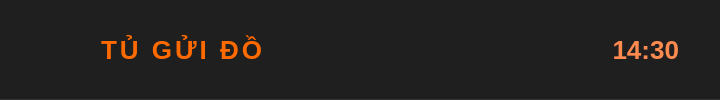
<?xml version="1.0" encoding="UTF-8"?>
<ui version="4.0">
 <class>headerFrame</class>
 <widget class="QWidget" name="headerFrame">
  <property name="geometry">
   <rect>
    <x>0</x>
    <y>0</y>
    <width>720</width>
    <height>100</height>
   </rect>
  </property>
  <property name="minimumSize">
   <size>
    <width>0</width>
    <height>100</height>
   </size>
  </property>
  <property name="maximumSize">
   <size>
    <width>16777215</width>
    <height>100</height>
   </size>
  </property>
  <property name="windowTitle">
   <string>Form</string>
  </property>
  <property name="styleSheet">
   <string notr="true">#headerFrame {
    background-color: #1f1f1f;
    border-bottom: 1px solid #333333;
}
#appNameLabel {
    color: #ff6a00;
    font-size: 26px;
    font-weight: 800;
    letter-spacing: 3px;
}
#timeLabel {
    color: #ff8a50;
    font-size: 26px;
    font-weight: 700;
}
</string>
  </property>
  <layout class="QHBoxLayout" name="horizontalLayout_4">
   <item>
    <layout class="QHBoxLayout" name="headerLayout">
     <property name="spacing">
      <number>20</number>
     </property>
     <property name="leftMargin">
      <number>30</number>
     </property>
     <property name="rightMargin">
      <number>30</number>
     </property>
     <item>
      <widget class="QLabel" name="logoIconLabel">
       <property name="minimumSize">
        <size>
         <width>40</width>
         <height>48</height>
        </size>
       </property>
       <property name="maximumSize">
        <size>
         <width>40</width>
         <height>48</height>
        </size>
       </property>
       <property name="text">
        <string/>
       </property>
       <property name="pixmap">
        <pixmap resource="../../resources.qrc">:/assets/Icon.png</pixmap>
       </property>
       <property name="scaledContents">
        <bool>false</bool>
       </property>
      </widget>
     </item>
     <item>
      <widget class="QLabel" name="appNameLabel">
       <property name="text">
        <string>TỦ GỬI ĐỒ</string>
       </property>
      </widget>
     </item>
     <item>
      <widget class="QLabel" name="timeLabel">
       <property name="text">
        <string>14:30</string>
       </property>
       <property name="alignment">
        <set>Qt::AlignRight|Qt::AlignTrailing|Qt::AlignVCenter</set>
       </property>
      </widget>
     </item>
    </layout>
   </item>
  </layout>
 </widget>
 <resources>
  <include location="../../resources.qrc"/>
 </resources>
 <connections/>
</ui>
